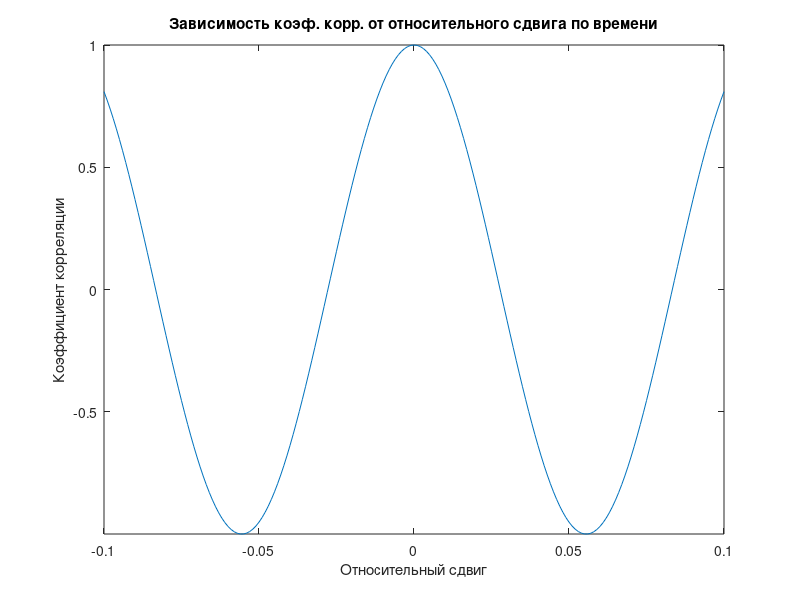
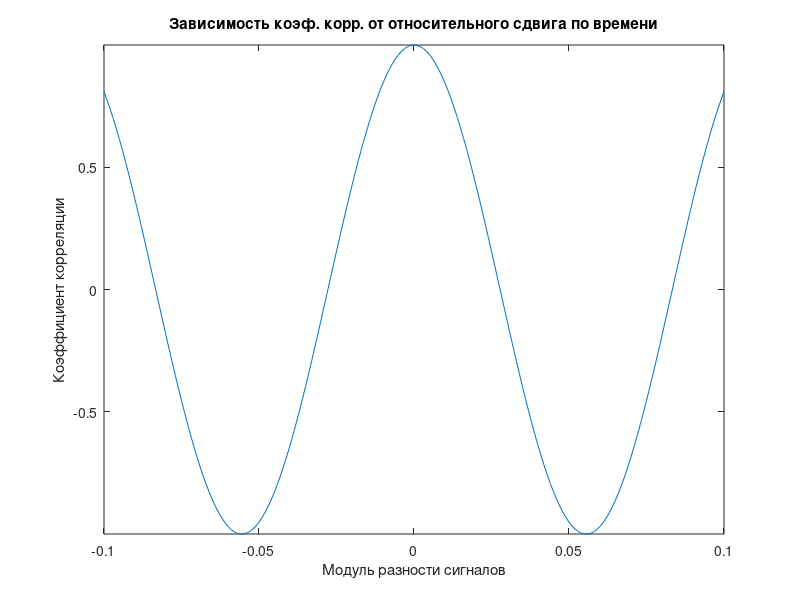
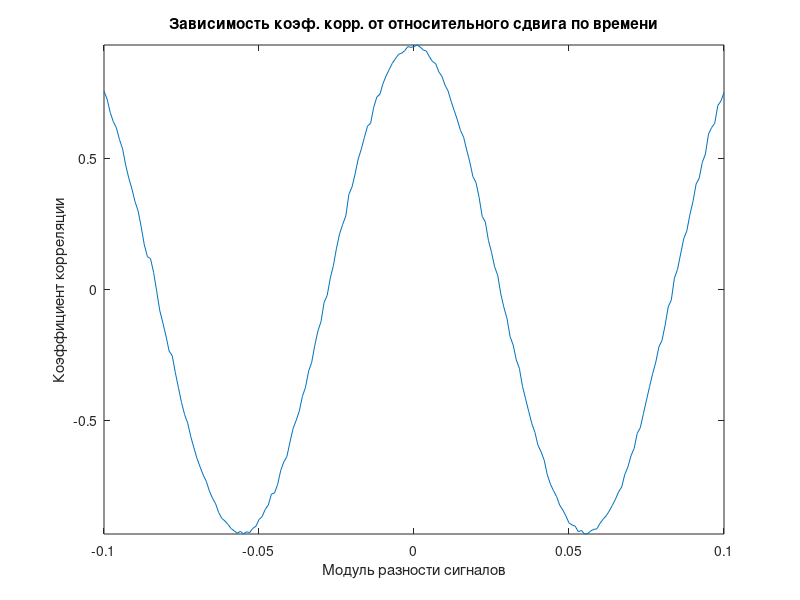

These figures' MATLAB source, in order:
% Расчётное задание 2

clc;

% ========================================
% Настройки
% ========================================
% Временной интервал представления сигнала
T = 2.0;

% Начальное значение максимума коэффициента сходства
maxR = 0;

% Кол-во периодов 1-го сигнала
n = 9;

% Количество периодов несущей частоты радиоимпульса на интервале [0,T]
mm = 10;

% СКО шума
SKO = 0.1;

% Количество точек дискретизации сигнала
k = 1024;

% Интервал для смещения второго сигнала
d = 0.1;
% ========================================

% ========================================
% Пункт 1. Два гармонических сигнала
% ========================================
j = 1;

for q = -d:0.001:d

    for i = 1:k
        t(i) = (i - 1) * (T / k);

        % Пункт 1. Два гармонических сигнала
        x(i) = sin((2 * pi * n * t(i)) / T);
        y(i) = sin((2 * pi * n * (t(i) - T * q)) / T);

        % Вычисление массива подинтегрального выражения
        xy(i) = x(i) * y(i);
    end

    int_xy = trapz(xy);
    int_x2 = trapz(power(x, 2));
    int_y2 = trapz(power(y, 2));
    R(j) = int_xy / ((sqrt(int_x2) * sqrt(int_y2)));

    if (R(j) > maxR)
        maxR = R(j);
        maxQ = q;
    end

    j = j + 1;
end

q = (-d:0.001:d);

figure
plot(q, R);
axis tight;
title('Зависимость коэф. корр. от относительного сдвига по времени');
xlabel ('Относительный сдвиг');
ylabel('Коэффициент корреляции');
% ========================================

% ========================================
% Пункт 2. Два гармонических сигнала, модулированных по амплитуде экспоненциальной оконной функцией
% ========================================
j = 1;

for q = -d:0.001:d

    for i = 1:k
        t(i) = (i - 1) * (T / k);

        % Оконная функция
        w(i) = exp(- (mm * (t(i) - T / 2) / T) ^ 2);

        x(i) = sin((2 * pi * n * t(i)) / T) * w(i);
        y(i) = sin((2 * pi * n * (t(i) - T * q)) / T) * w(i);

        % Вычисление массива подинтегрального выражения
        xy(i) = x(i) * y(i);
    end

    int_xy = trapz(xy);
    int_x2 = trapz(power(x, 2));
    int_y2 = trapz(power(y, 2));
    R(j) = int_xy / ((sqrt(int_x2) * sqrt(int_y2)));

    if (R(j) > maxR)
        maxR = R(j);
        maxQ = q;
    end

    j = j + 1;
end

q = (-d:0.001:d);

figure
plot(q, R);
axis tight;
title('Зависимость коэф. корр. от относительного сдвига по времени');
xlabel ('Модуль разности сигналов');
ylabel('Коэффициент корреляции');
% ========================================

% ========================================
% Пункт 3. Два гармонических сигнала,один из которых зашумлен, модулированных по амплитуде экспоненциальной оконной функцией
% ========================================
j = 1;

for q = -d:0.001:d
    noise = randn(k + 1, 1) * SKO;

    for i = 1:k
        t(i) = (i - 1) * (T / k);

        % Оконная функция
        w(i) = exp(- (mm * (t(i) - T / 2) / T) ^ 2);

        x(i) = sin((2 * pi * n * t(i)) / T) * w(i);
        y(i) = sin((2 * pi * n * (t(i) - T * q)) / T) * w(i) + noise(i);

        % Вычисление массива подинтегрального выражения
        xy(i) = x(i) * y(i);
    end

    int_xy = trapz(xy);
    int_x2 = trapz(power(x, 2));
    int_y2 = trapz(power(y, 2));
    R(j) = int_xy / ((sqrt(int_x2) * sqrt(int_y2)));

    if (R(j) > maxR)
        maxR = R(j);
        maxQ = q;
    end

    j = j + 1;
end

q = (-d:0.001:d);

figure
plot(q, R);
axis tight;
title('Зависимость коэф. корр. от относительного сдвига по времени');
xlabel ('Модуль разности сигналов');
ylabel('Коэффициент корреляции');
% ========================================

% ========================================
% Интерполяция
% ========================================
% maxQ;
% % Количество точек аппроксимации. Возможные значения: 11, 16, 31, 61, 101, 301
% m = 101;

% for s = 1:m
%     b(s) = (s - 1) * ((2 * d / 0.001) / (m - 1)) + 1;
%     R1(s) = R(b(s));
% end

% % Задание подписей на графиках по оси Х
% x = linspace(-d, d, m);

% s = 1:m;

% figure
% plot(x, R1)
% axis tight
% title('До интерполяции');
% xlabel('Относительный сдвиг');
% ylabel('Коэффициент сходства');

% xx = 1:m;
% xi = 1:0.1:m;

% % Сплайн-интерполяция - коэффициент корреляции
% yint = interp1(xx, R1, xi, 'spline');

% r1 = yint;
% apr = spaps(x, R1, 0.000001);

% figure
% fnplt(apr)
% axis tight
% title('После интерполяции');
% xlabel('Относительный сдвиг');
% ylabel('Коэффициент сходства');
% ========================================

disp('Нажмите любую клавишу, чтобы продолжить...');
pause
close all;
clear;
